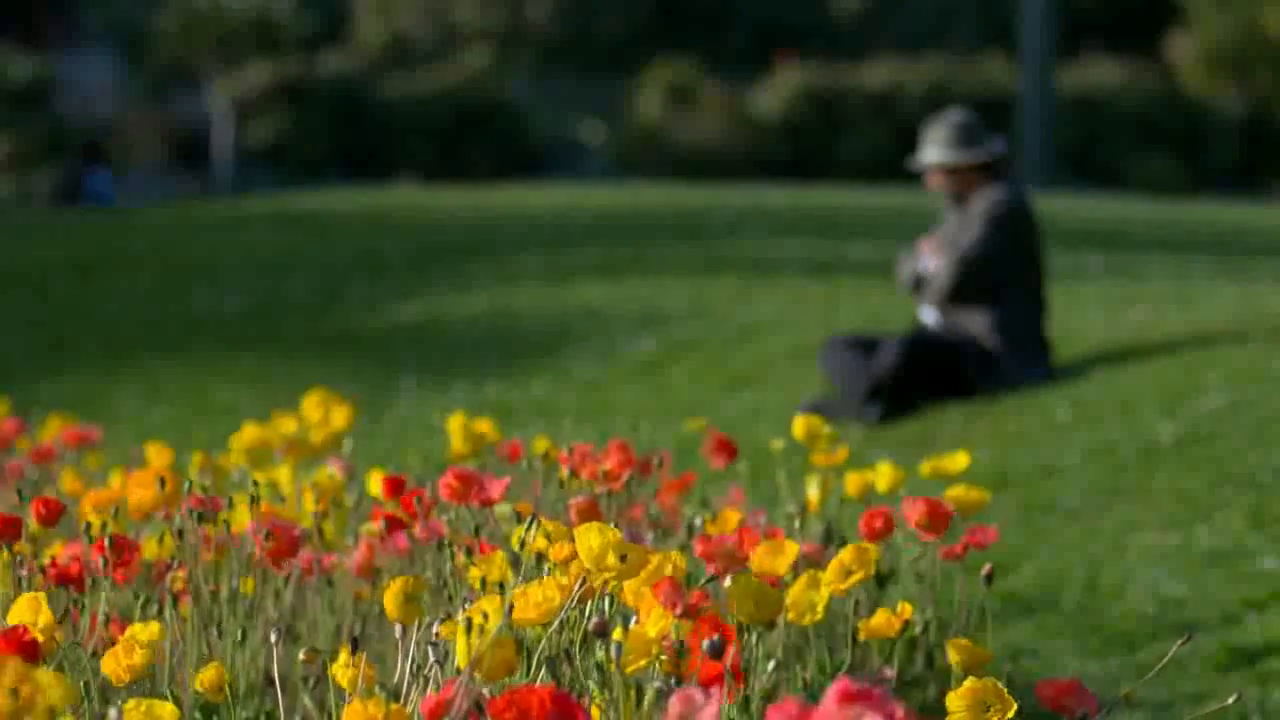
#> input picture frame 28 of aula04/video.mp4, 1280 x 720 px
$ python 03.py
#> lines starting #> are read from the running program, lines starting #| are printed output that depends on the picture
import cv2
import numpy as np
import random

capture = cv2.VideoCapture("video.mp4")

frame_width = capture.get(cv2.CAP_PROP_FRAME_WIDTH)
frame_height = capture.get(cv2.CAP_PROP_FRAME_HEIGHT)
prob = 0.03


def noise(image,prob):
    output = np.zeros(image.shape,np.uint8)
    thres = 1 - prob
    for i in range(image.shape[0]):
        for j in range(image.shape[1]):
            rdn = random.random()
            if rdn < prob:
                output[i][j] = 0
            elif rdn > thres:
                output[i][j] = 255
            else:
                output[i][j] = image[i][j]
    return output

if not capture.isOpened():
    print("Erro ao acessar camera ou abrir o vídeo")
else:
    while capture.isOpened():
        ret, frame = capture.read()
#> frame is the input picture: shape (720, 1280, 3); mean B, G, R 33, 76.4, 73.8
        if ret is True:

            new_noise = noise(frame,prob)
#> after the loop in noise, `for i in range(image.shape[0]):`:
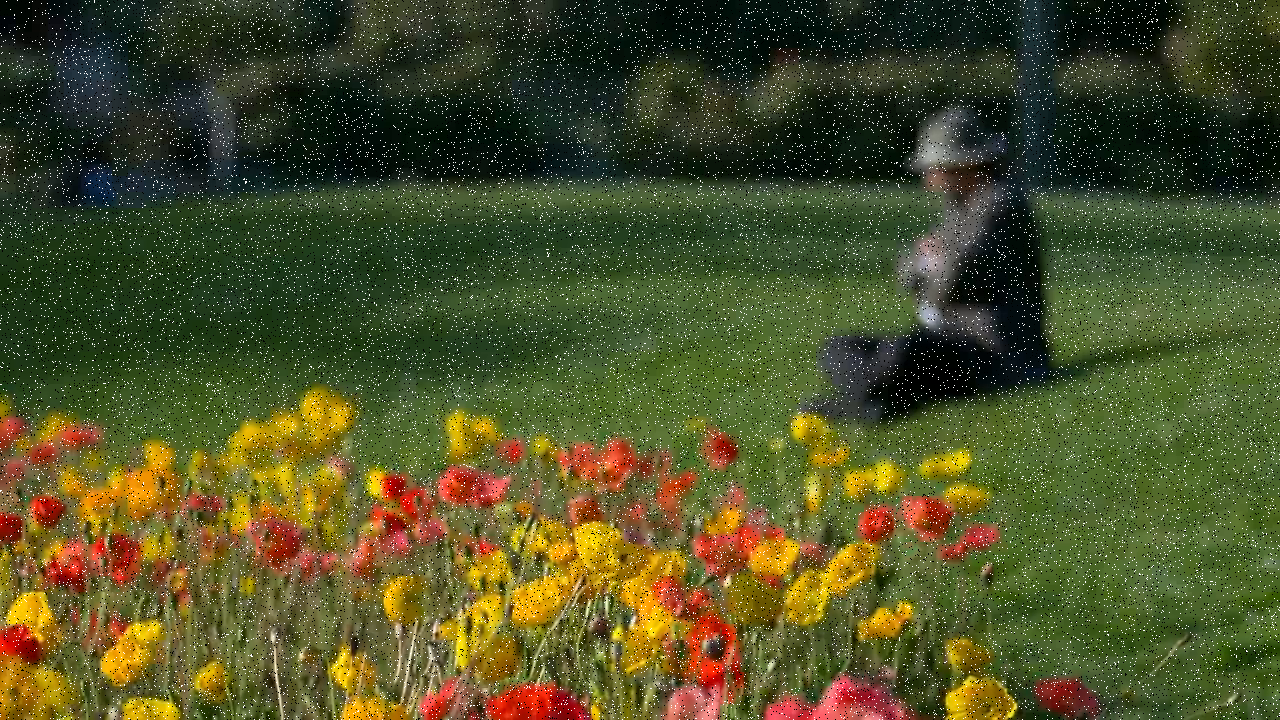
#> output: shape (720, 1280, 3); mean B, G, R 38.6, 79.4, 76.9

            cv2.imshow('Input', new_noise)

            if cv2.waitKey(20) & 0xFF == ord('q'):
#> (key q is pressed here)
                prob += 0.03
                print(f"Probabilidade de ruído: {prob:.2f}")

        else:
            break

capture.release()
cv2.destroyAllWindows()
